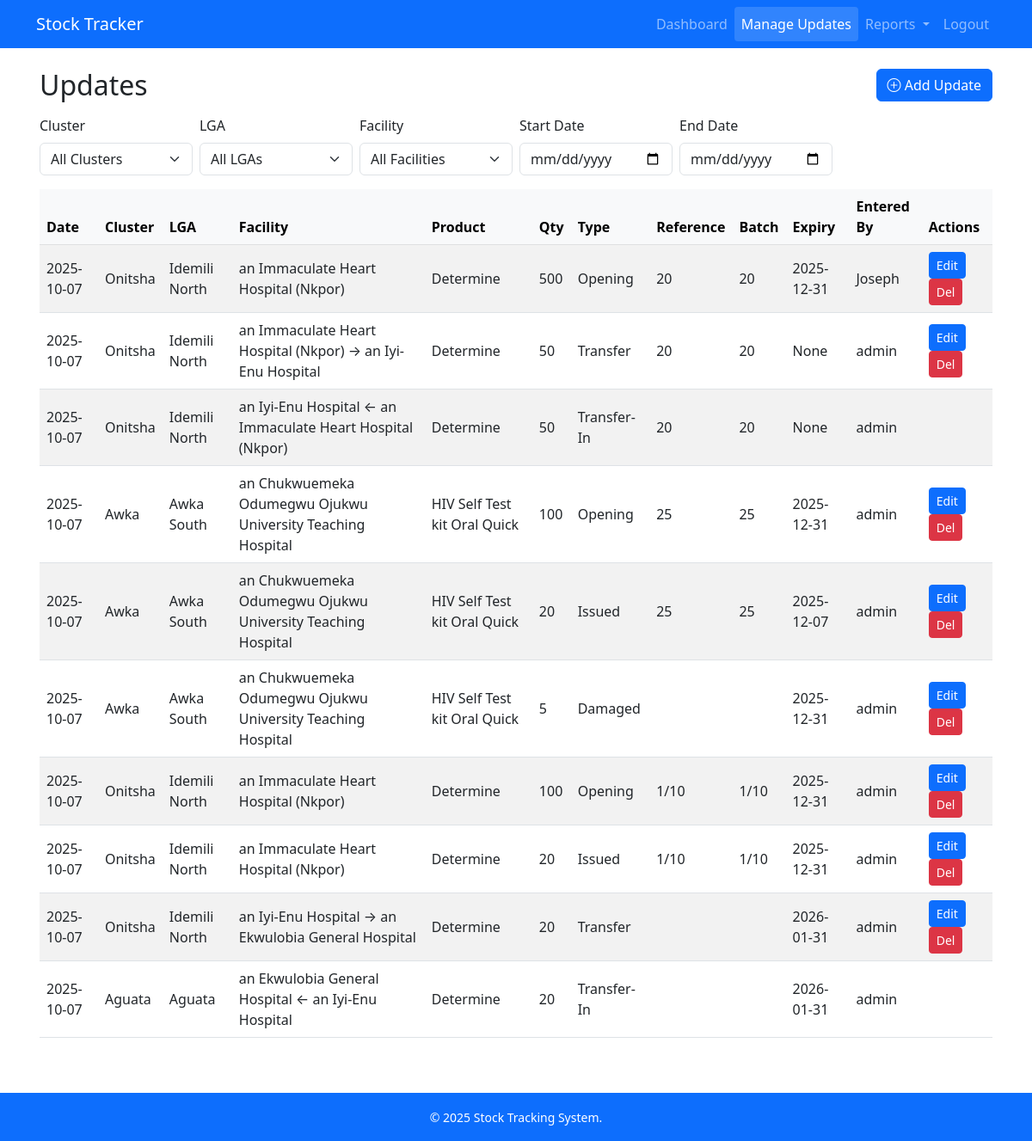
/transactions (signed in), run on an earlier commit of the app's database.
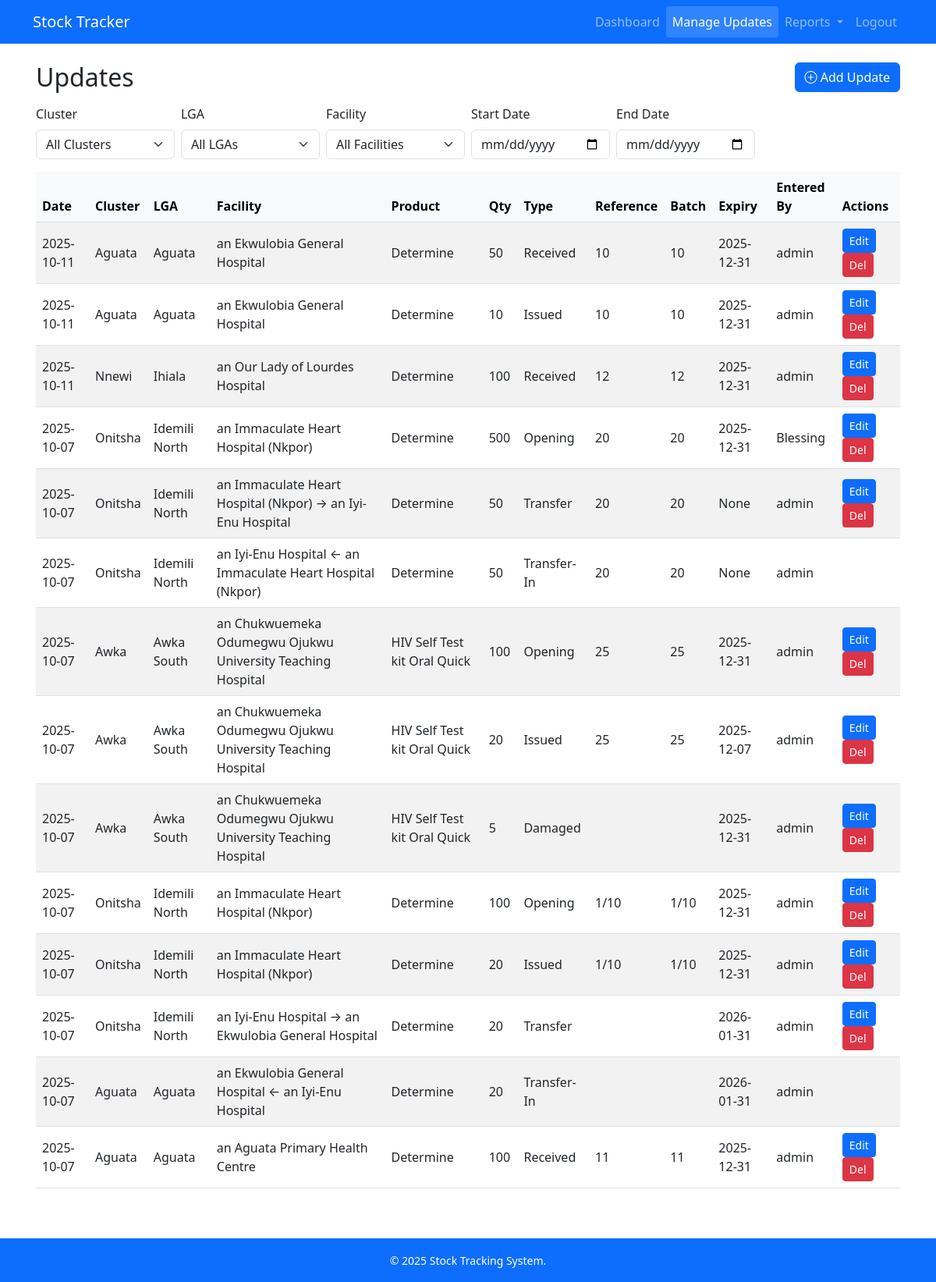
And on a later commit of the database.
### models.py (models this page shows, shortened)
class StockTransaction(db.Model):
    id = db.Column(db.Integer, primary_key=True)
    facility_id = db.Column(db.Integer, db.ForeignKey('facility.id'), nullable=False)  # source facility
    product_id = db.Column(db.Integer, db.ForeignKey('product.id'), nullable=False)
    date = db.Column(db.Date, nullable=False, default=datetime.utcnow)
    quantity = db.Column(db.Integer, nullable=False)
    transaction_type = db.Column(db.String(20), nullable=False)
    reference_number = db.Column(db.String(50))
    batch_number = db.Column(db.String(50), nullable=True)
    expiry_date = db.Column(db.Date, nullable=True)
    entered_by = db.Column(db.String(120), nullable=True)
    created_at = db.Column(db.DateTime, default=datetime.utcnow)
    is_transfer_destination = db.Column(db.Boolean, default=False)
    destination_facility_id = db.Column(db.Integer, db.ForeignKey('facility.id'), nullable=True)
    comments = db.Column(db.Text)
    source_facility_id = db.Column(db.Integer, db.ForeignKey('facility.id'), nullable=True)
    facility = db.relationship(   # ✅ source facility
        'Facility',
        foreign_keys=[facility_id],
        backref='transactions_out'
    )
    destination_facility = db.relationship(
        'Facility',
        foreign_keys=[destination_facility_id],
        backref='transactions_in'
    )
    source_facility = db.relationship(  # ✅ new relationship for Transfer-In source
        'Facility',
        foreign_keys=[source_facility_id],
        backref='transactions_source'
    )

class Cluster(db.Model):
    id = db.Column(db.Integer, primary_key=True)
    name = db.Column(db.String(100), unique=True, nullable=False)
    lgas = db.relationship('LGA', backref='cluster', lazy=True)

class LGA(db.Model):
    id = db.Column(db.Integer, primary_key=True)
    name = db.Column(db.String(100), nullable=False)
    cluster_id = db.Column(db.Integer, db.ForeignKey('cluster.id'), nullable=False)
    facilities = db.relationship('Facility', backref='lga', lazy=True)

class Facility(db.Model):
    id = db.Column(db.Integer, primary_key=True)
    name = db.Column(db.String(150), nullable=False)
    lga_id = db.Column(db.Integer, db.ForeignKey('lga.id'), nullable=False)
    facility_products = db.relationship('FacilityProduct', backref='facility', lazy=True)

class Product(db.Model):
    id = db.Column(db.Integer, primary_key=True)
    name = db.Column(db.String(120), nullable=False)
    unit = db.Column(db.String(30))
    facility_products = db.relationship('FacilityProduct', backref='product', lazy=True)
    transactions = db.relationship('StockTransaction', backref='product', lazy=True)

### app.py (the view)
@app.route('/transactions')
@restrict_scope
def transactions():
    from datetime import datetime
    FacilityDest = aliased(Facility)
    FacilitySource = aliased(Facility)
    start_date = request.args.get('start_date')
    end_date = request.args.get('end_date')
    query = db.session.query(
        StockTransaction.id,
        StockTransaction.date,
        StockTransaction.quantity,
        StockTransaction.transaction_type,
        StockTransaction.reference_number,
        StockTransaction.batch_number,
        StockTransaction.expiry_date,
        StockTransaction.entered_by,
        Facility.id.label('facility_id'),
        Facility.name.label('facility'),
        FacilityDest.id.label('destination_facility_id'),
        FacilityDest.name.label('destination_facility'),
        FacilitySource.id.label('source_facility_id'),
        FacilitySource.name.label('source_facility'),
        LGA.id.label('lga_id'),
        LGA.name.label('lga'),
        Cluster.id.label('cluster_id'),
        Cluster.name.label('cluster'),
        Product.name.label('product')
    ).join(Facility, StockTransaction.facility_id == Facility.id) \
    .outerjoin(FacilityDest, StockTransaction.destination_facility_id == FacilityDest.id) \
    .outerjoin(FacilitySource, StockTransaction.source_facility_id == FacilitySource.id) \
    .join(LGA, Facility.lga_id == LGA.id) \
    .join(Cluster, LGA.cluster_id == Cluster.id) \
    .join(Product, StockTransaction.product_id == Product.id) \
    .filter(
        (g.cluster_id is None or LGA.cluster_id == g.cluster_id),
        (g.lga_id is None or Facility.lga_id == g.lga_id),
        (g.facility_id is None or StockTransaction.facility_id == g.facility_id)
    )
    if start_date:
        try:
            start = datetime.strptime(start_date, "%Y-%m-%d").date()
            query = query.filter(StockTransaction.date >= start)
        except ValueError:
            pass
    if end_date:
        try:
            end = datetime.strptime(end_date, "%Y-%m-%d").date()
            query = query.filter(StockTransaction.date <= end)
        except ValueError:
            pass
    transactions = query.order_by(StockTransaction.date.desc()).all()
    clusters, lgas, facilities = get_dropdowns(g.cluster_id, g.lga_id, g.facility_id)
    return render_template(
        'transactions.html',
        transactions=transactions,
        clusters=clusters,
        lgas=lgas,
        facilities=facilities,
        selected_cluster=g.cluster_id,
        selected_lga=g.lga_id,
        selected_facility=g.facility_id,
        start_date=start_date,
        end_date=end_date
    )

### app.py (called while the page is built)
@login_manager.user_loader
def load_user(user_id):
    return User.query.get(int(user_id))

### auth/scope_utils.py (called while the page is built, shortened)
def get_user_scope_filters(cluster_id=None, lga_id=None, facility_id=None):
    if current_user.role in ['super', 'admin']:
        return cluster_id, lga_id, facility_id

def restrict_scope(f):
    @wraps(f)
    def wrapper(*args, **kwargs):
        cluster_id = request.args.get("cluster", type=int)
        lga_id = request.args.get("lga", type=int)
        facility_id = request.args.get("facility", type=int)
        g.cluster_id, g.lga_id, g.facility_id = get_user_scope_filters(
            cluster_id, lga_id, facility_id
        )
        return f(*args, **kwargs)
    return wrapper

### templates/transactions.html (shortened to what this page needs)
{% extends "base.html" %}
{% block content %}
<div class="d-flex justify-content-between align-items-center mb-3">
  <h2 class="mb-0">Updates</h2>
  <a href="{{ url_for('add_transaction') }}" class="btn btn-primary">
    <i class="bi bi-plus-circle"></i> Add Update
  </a>
</div>
<form method="get" class="row g-2 mb-3" id="filtersForm">
  <div class="col-md-2">
    <label class="form-label">Cluster</label>
    <select name="cluster" class="form-select" onchange="document.getElementById('filtersForm').submit()">
      <option value="">All Clusters</option>
    </select>
  </div>
  <div class="col-md-2">
    <label class="form-label">LGA</label>
    <select name="lga" class="form-select" onchange="document.getElementById('filtersForm').submit()">
      <option value="">All LGAs</option>
    </select>
  </div>
  <div class="col-md-2">
    <label class="form-label">Facility</label>
    <select name="facility" class="form-select" onchange="document.getElementById('filtersForm').submit()">
      <option value="">All Facilities</option>
    </select>
  </div>
  <div class="col-md-2">
    <label class="form-label">Start Date</label>
    <input
      type="date"
      name="start_date"
      class="form-control"
      value="{{ request.args.get('start_date', '') }}"
      onchange="document.getElementById('filtersForm').submit()"
    >
  </div>
  <div class="col-md-2">
    <label class="form-label">End Date</label>
    <input
      type="date"
      name="end_date"
      class="form-control"
      value="{{ request.args.get('end_date', '') }}"
      onchange="document.getElementById('filtersForm').submit()"
    >
  </div>
</form>
<div class="table-responsive">
<table class="table table-striped align-middle">
  <thead class="table-light">
    <tr>
      <th>Date</th>
      <th>Cluster</th>
      <th>LGA</th>
      <th>Facility</th>
      <th>Product</th>
      <th>Qty</th>
      <th>Type</th>
      <th>Reference</th>
      <th>Batch</th>
      <th>Expiry</th>
      <th>Entered By</th>
      <th>Actions</th>
    </tr>
  </thead>
  <tbody>
    {% for tx in transactions %}
    <tr>
      <td>{{ tx.date }}</td>
      <td>{{ tx.cluster }}</td>
      <td>{{ tx.lga }}</td>
      <td>
        {% if tx.transaction_type == "Transfer" %}
          {{ tx.facility }} → {{ tx.destination_facility or "N/A" }}
        {% elif tx.transaction_type == "Transfer-In" %}
          {{ tx.facility }} ← {{ tx.source_facility or "N/A" }}
        {% else %}
          {{ tx.facility }}
        {% endif %}
      </td>
      <td>{{ tx.product }}</td>
      <td>{{ tx.quantity }}</td>
      <td>{{ tx.transaction_type }}</td>
      <td>{{ tx.reference_number }}</td>
      <td>{{ tx.batch_number }}</td>
      <td>{{ tx.expiry_date }}</td>
      <td>{{ tx.entered_by }}</td>
      <td>
        {% if tx.transaction_type != 'Transfer-In' %}
            <a href="{{ url_for('edit_transaction', id=tx.id) }}" class="btn btn-sm btn-primary">Edit</a>
            <form action="{{ url_for('delete_transaction', id=tx.id) }}" method="post" style="display:inline;"
                  onsubmit="return confirm('Are you sure?');">
              <button type="submit" class="btn btn-sm btn-danger">Del</button>
            </form>
        {% endif %}
      </td>
    </tr>
    {% endfor %}
  </tbody>
</table>
</div>
{% endblock %}

### templates/base.html (shortened to what this page needs)
<!doctype html>
<html lang="en">
<head>
    <link rel="stylesheet" href="https://cdn.jsdelivr.net/npm/bootstrap@5.3.0/dist/css/bootstrap.min.css">
    <link rel="stylesheet" href="https://cdn.datatables.net/1.13.6/css/jquery.dataTables.min.css">
    <link rel="stylesheet" href="https://cdn.datatables.net/responsive/2.5.0/css/responsive.dataTables.min.css">
    <link rel="stylesheet" href="https://cdn.jsdelivr.net/npm/bootstrap-icons@1.10.5/font/bootstrap-icons.css">
</head>
<body class="d-flex flex-column min-vh-100">
  <nav class="navbar navbar-expand-lg navbar-dark bg-primary">
    <div class="container">
      <a class="navbar-brand" href="{{ url_for('index') }}">Stock Tracker</a>
      <div class="collapse navbar-collapse" id="navbarNav">
        <ul class="navbar-nav ms-auto">
            {% if current_user.is_authenticated %}
            <li class="nav-item">
              <a class="nav-link {% if request.endpoint == 'dashboard.dashboard_home' %}active{% endif %}"
                href="{{ url_for('dashboard.dashboard_home') }}">Dashboard</a>
            </li>
            <li class="nav-item">
              <a class="nav-link {% if request.endpoint == 'transactions' %}active{% endif %}"
                href="{{ url_for('transactions') }}">Manage Updates</a>
            </li>
            <li class="nav-item dropdown">
              <a class="nav-link dropdown-toggle {% if request.endpoint.startswith('report') or request.endpoint.startswith('reporting_bp') %}active{% endif %}"
                href="#" role="button" data-bs-toggle="dropdown" aria-expanded="false">
                Reports
              </a>
            </li>
            <li class="nav-item">
              <a class="nav-link" href="{{ url_for('auth.logout') }}">Logout</a>
            </li>
          {% else %}
            <li class="nav-item">
              <a class="nav-link {% if request.endpoint == 'auth.login' %}active{% endif %}" href="{{ url_for('auth.login') }}">Login</a>
            </li>
          {% endif %}
        </ul>
      </div>
    </div>
  </nav>
  <main class="flex-fill container mt-4 content-wrapper">
      {% block content %}{% endblock %}
  </main>
  <footer class="bg-primary text-white text-center py-3 mt-auto">
      <div class="container">
          <small>&copy; {{ current_year or 2025 }} Stock Tracking System. </small>
      </div>
  </footer>
</body>
</html>

### templates/base.html (style rules this page uses)
.nav-link.active { background-color: #007bff !important; color: #fff !important; border-radius: 0.25rem; }
.content-wrapper { margin-bottom: 3rem; padding-left: 1rem; padding-right: 1rem; }
.navbar .nav-link.active { background-color: rgba(255, 255, 255, 0.15) !important; color: #fff !important; }

What changed in the data, as far as the page shows it:
added StockTransaction: date "2025-10-11", cluster "Aguata", lga "Aguata", facility "an Ekwulobia General Hospital", product "Determine", quantity "50", transaction_type "Received", reference_number "10", batch_number "10", expiry_date "2025-12-31", entered_by "admin"
added StockTransaction: date "2025-10-11", cluster "Aguata", lga "Aguata", facility "an Ekwulobia General Hospital", product "Determine", quantity "10", transaction_type "Issued", reference_number "10", batch_number "10", expiry_date "2025-12-31", entered_by "admin"
added StockTransaction: date "2025-10-11", cluster "Nnewi", lga "Ihiala", facility "an Our Lady of Lourdes Hospital", product "Determine", quantity "100", transaction_type "Received", reference_number "12", batch_number "12", expiry_date "2025-12-31", entered_by "admin"
changed StockTransaction: entered_by "Joseph" → "Blessing"
added StockTransaction: date "2025-10-07", cluster "Aguata", lga "Aguata", facility "an Aguata Primary Health Centre", product "Determine", quantity "100", transaction_type "Received", reference_number "11", batch_number "11", expiry_date "2025-12-31", entered_by "admin"
